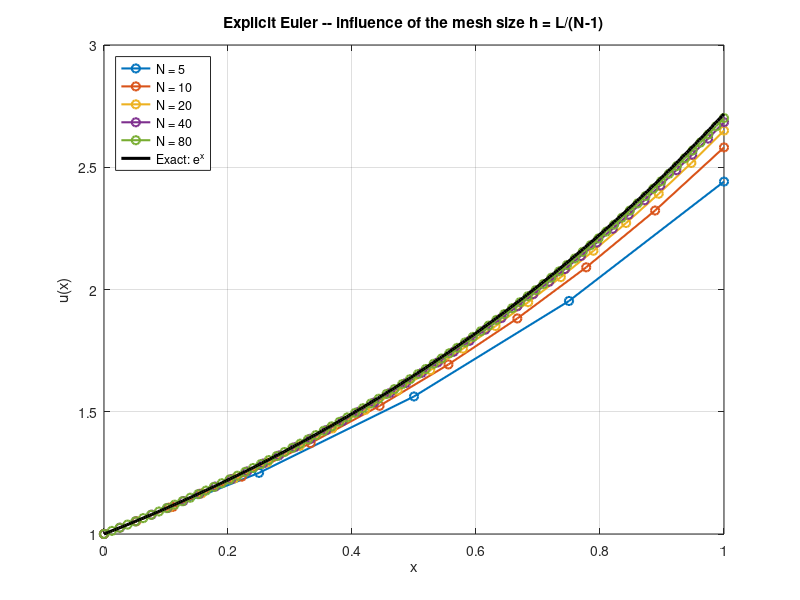

The MATLAB source for this figure:
%% 04_ode_linear_mesh_refinement.m
%  Mesh-refinement study for
%       du/dx - u(x) = 0,    u(0) = 1,    x in [0, L]
%  whose exact solution is u(x) = exp(x).
%
%  Plot the explicit-Euler solution for N in {5, 10, 20, 40, 80} together
%  with the analytical exp(x) curve, then print the maximum error obtained
%  for each grid.
%
%  (Derived from test1_lineaire.m)
%
%  Author : M. JANANE ALLAH (Medium Article 1, FDM Fundamentals)

clc; clear; close all;

L        = 1;
N_values = [5, 10, 20, 40, 80];

figure('Color', 'w', 'Position', [100 100 900 550]);
hold on; grid on; box on;

errors_max = zeros(size(N_values));

for k = 1:numel(N_values)
    N = N_values(k);
    h = L / (N - 1);
    x = linspace(0, L, N);

    u    = zeros(1, N);
    u(1) = 1;
    for i = 1:N-1
        u(i+1) = (1 + h) * u(i);   % Explicit Euler
    end

    errors_max(k) = max(abs(u - exp(x)));
    plot(x, u, 'o-', 'LineWidth', 1.5, 'DisplayName', sprintf('N = %d', N));
end

% Analytical reference
x_ref = linspace(0, L, 300);
plot(x_ref, exp(x_ref), 'k', 'LineWidth', 2.2, 'DisplayName', 'Exact: e^x');

xlabel('x'); ylabel('u(x)');
title('Explicit Euler -- influence of the mesh size h = L/(N-1)');
legend('Location', 'NorthWest');

%% Convergence printout
fprintf('\nMesh refinement study  (du/dx = u, u(0)=1)\n');
fprintf('  N      h         err_max\n');
fprintf(' ---    ------    -----------\n');
for k = 1:numel(N_values)
    fprintf('  %-4d   %.4f    %.3e\n', N_values(k), L/(N_values(k)-1), errors_max(k));
end
